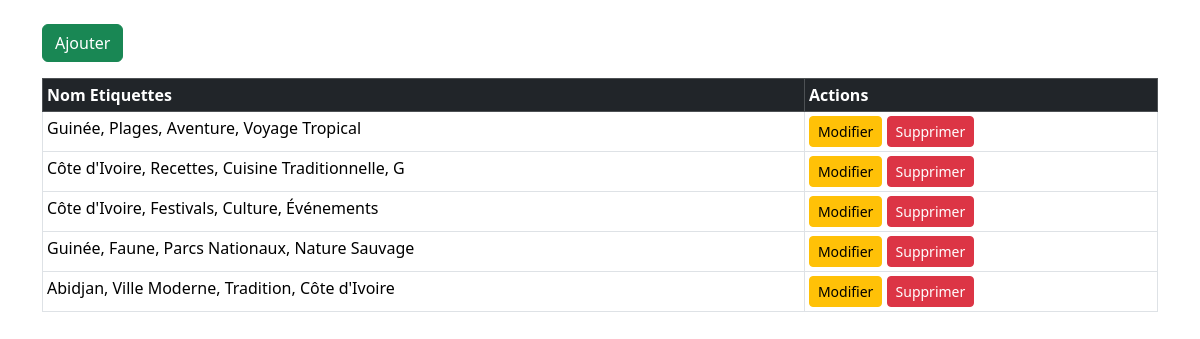
Screenshot of /blog/tags/ (signed in) with the database file from the repository.
### Articles/models.py (models this page shows, shortened)
class Tag(models.Model):
    name = models.CharField(max_length=50)
    permissions = [
            ("can_add_tag", "Can add tag"),
            ("can_edit_tag", "Can edit tag"),
            ("can_delete_tag", "Can delete tag"),
        ]

### Articles/views.py (the view)
# urls.py: path('tags/', TagListView.as_view(), name='tag_list'),
class TagListView(LoginRequiredMixin, generic.ListView):
    model = Tag
    context_object_name = 'tags'
    template_name = 'tag/tag_list.html'

### Articles/templates/tag/tag_list.html (shortened to what this page needs)
{% load static %}
<!DOCTYPE html>
<html lang="en">
<head>
    <link rel="stylesheet" href="{% static 'Article/bootstrap.css' %}">
</head>
<body>
    <div class="container mt-4">
        <a href="{% url 'tag_create' %}" class="btn btn-success mb-3">Ajouter</a>
        <div class="table-responsive">
            <table class="table table-bordered table-sm">
                <thead class="table-dark">
                    <tr>
                        <th>Nom Etiquettes</th>
                        <th>Actions</th>
                    </tr>
                </thead>
                <tbody>
                    {% for item in object_list %}
                    <tr>
                        <td>
                            {{ item.name }}
                        </td>
                        <td>
                            <a href="{% url 'tag_update' item.pk %}" class="btn btn-warning btn-sm">Modifier</a>
                            <a href="{% url 'tag_delete' item.pk %}" class="btn btn-danger btn-sm">Supprimer</a>
                        </td>
                    </tr>
                    {% empty %}
                    <tr>
                        <td colspan="2" class="text-center">Aucune étiquette trouvée.</td>
                    </tr>
                    {% endfor %}
                </tbody>
            </table>
        </div>
    </div>
</body>
</html>

### rows the page displays
Tag: name "Guinée, Plages, Aventure, Voyage Tropical"
Tag: name "Côte d'Ivoire, Recettes, Cuisine Traditionnelle, G"
Tag: name "Côte d'Ivoire, Festivals, Culture, Événements"
Tag: name "Guinée, Faune, Parcs Nationaux, Nature Sauvage"
Tag: name "Abidjan, Ville Moderne, Tradition, Côte d'Ivoire"
